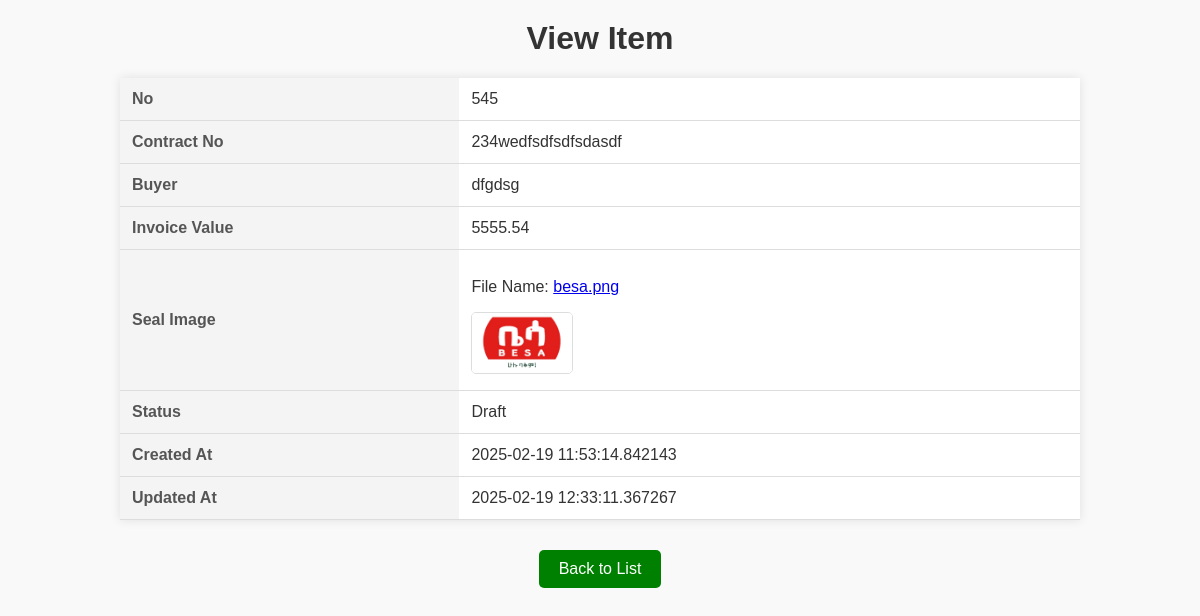
Screenshot of /view/234wedfsdfsdfsdasdf with the database file from the repository.
### app.py (models this page shows, shortened)
class FormData(db.Model):
    id = db.Column(db.Integer, primary_key=True)
    no = db.Column(db.String(100), nullable=False)
    contract_no = db.Column(db.String(100), nullable=False)
    cert_no = db.Column(db.String(100), nullable=False)
    grade = db.Column(db.String(100), nullable=False)
    buyer = db.Column(db.String(100), nullable=False)
    invoice_value = db.Column(db.Float, nullable=False)
    payment_term = db.Column(db.String(50), nullable=False)
    seal_image = db.Column(db.String(200), nullable=True)
    undertaking_image = db.Column(db.String(200), nullable=True)
    documentary_credit = db.Column(db.String(200), nullable=True)
    bags = db.Column(db.String(200), nullable=True)
    mts = db.Column(db.String(200), nullable=True)
    fcl = db.Column(db.String(200), nullable=True)
    clu_inspected_date = db.Column(db.String(200), nullable=True)
    clu_result = db.Column(db.String(200), nullable=True)
    destination = db.Column(db.String(200), nullable=True)
    permit_number = db.Column(db.String(200), nullable=True)
    lpco_number = db.Column(db.String(200), nullable=True)
    shipping_line = db.Column(db.String(200), nullable=True)
    pss_sample_date = db.Column(db.String(100), nullable=False)
    pss_sample_result_date = db.Column(db.String(100), nullable=False)
    pss_result = db.Column(db.String(50), nullable=False)
    pss_comment = db.Column(db.Text, nullable=True)
    booking_number = db.Column(db.String(100), nullable=False)
    booking_confirmation_image = db.Column(db.String(200), nullable=True)
    container_number = db.Column(db.String(100), nullable=False)
    container_image = db.Column(db.String(200), nullable=True)
    seal_number = db.Column(db.String(100), nullable=False)
    date_loaded_from_wh = db.Column(db.String(100), nullable=False)
    transitor_name = db.Column(db.String(100), nullable=False)
    transitor_operation_number = db.Column(db.String(100), nullable=False)
    insurance_company = db.Column(db.String(100), nullable=False)
    insurance_amount = db.Column(db.Float, nullable=False)
    truck_or_train_plate_number = db.Column(db.String(100), nullable=False)
    driver_phone_number = db.Column(db.String(100), nullable=False)
    djibouti_forwarder = db.Column(db.String(100), nullable=False)
    djibouti_forwarder_contact = db.Column(db.String(100), nullable=False)
    vessel_date = db.Column(db.String(100), nullable=False)
    vessel_name = db.Column(db.String(100), nullable=False)
    bill_no = db.Column(db.String(100), nullable=False)
    date_received_obl = db.Column(db.String(100), nullable=False)
    date_docs_sent_to_bank = db.Column(db.String(100), nullable=False)
    docs_awb_number = db.Column(db.String(100), nullable=False)
    date_credit_advice_received = db.Column(db.String(100), nullable=False)
    payment_status = db.Column(db.String(100), nullable=False)
    amount_settled = db.Column(db.Float, nullable=False)
    bank = db.Column(db.String(100), nullable=False)
    ecd_number = db.Column(db.String(100), nullable=False)
    status = db.Column(db.String(100), nullable=False, default='Draft')  # Status starts as Draft
    remark = db.Column(db.String(100), nullable=False)
    railway_bill_image = db.Column(db.String(200), nullable=True)
    payment_receipt_image = db.Column(db.String(200), nullable=True)
    trackway_bill_image = db.Column(db.String(200), nullable=True)
    nb_contract_image = db.Column(db.String(200), nullable=True)
    commercial_invoice_image = db.Column(db.String(200), nullable=True)
    pl_image = db.Column(db.String(200), nullable=True)
    vgm_image = db.Column(db.String(200), nullable=True)
    payment_recieptt_image = db.Column(db.String(200), nullable=True)
    created_at = db.Column(db.DateTime, default=datetime.utcnow)  # Track when form is created
    updated_at = db.Column(db.DateTime, onupdate=datetime.utcnow)  # Track when form is updated

### app.py (the view)
@app.route('/view/<contract_no>')
def view_item(contract_no):
    item = FormData.query.filter_by(contract_no=contract_no).first()
    if not item:
        flash("Item not found", "error")
        return redirect(url_for('item_list'))  # Redirect if item doesn't exist
    return render_template('view_item.html', item=item)

### templates/view_item.html (shortened to what this page needs)
<!DOCTYPE html>
<html lang="en">
<head>
</head>
<body>
    <h1>View Item</h1>
    <table>
        <tr>
            <th>No</th>
            <td>{{ item.no }}</td>
        </tr>
        <tr>
            <th>Contract No</th>
            <td>{{ item.contract_no }}</td>
        </tr>
        <tr>
            <th>Buyer</th>
            <td>{{ item.buyer }}</td>
        </tr>
        <tr>
            <th>Invoice Value</th>
            <td>{{ item.invoice_value }}</td>
        </tr>
        <tr>
            <th>Seal Image</th>
            <td>
                {% if item.seal_image %}
                    <p>File Name:
                        <a href="{{ url_for('uploaded_file', filename=item.seal_image.rsplit('/', 1)[-1]) }}" target="_blank">
                            {{ item.seal_image.rsplit('/', 1)[-1] }}
                        </a>
                    </p>
                    <img src="{{ url_for('uploaded_file', filename=item.seal_image.rsplit('/', 1)[-1]) }}" alt="Seal Image">
                {% else %}
                    <p>No file uploaded</p>
                {% endif %}
            </td>
        </tr>
        <tr>
            <th>Status</th>
            <td>{{ item.status }}</td>
        </tr>
        <tr>
            <th>Created At</th>
            <td>{{ item.created_at }}</td>
        </tr>
        <tr>
            <th>Updated At</th>
            <td>{{ item.updated_at }}</td>
        </tr>
    </table>
    <button onclick="window.location.href='{{ url_for('list_items') }}'">Back to List</button>
</body>
</html>

### templates/view_item.html (style rules this page uses)
body { font-family: Arial, sans-serif; background-color: #f9f9f9; margin: 0; padding: 0; }
h1 { text-align: center; margin-top: 20px; color: #333; }
table { width: 80%; margin: 20px auto; border-collapse: collapse; background-color: #fff; box-shadow: 0 0 10px rgba(0, 0, 0, 0.1); }
th, td { padding: 12px; text-align: left; border-bottom: 1px solid #ddd; }
th { background-color: #f4f4f4; color: #555; }
td { color: #333; }
img { max-width: 100px; border: 1px solid #ddd; border-radius: 5px; }
button { display: block; margin: 30px auto; padding: 10px 20px; background-color: green; color: white; font-size: 16px; border: none; border-radius: 5px; cursor: pointer; transition: background-color 0.3s; }

### rows the page displays
FormData: no "545", contract_no "234wedfsdfsdfsdasdf", buyer "dfgdsg", invoice_value "5555.54", seal_image "besa.png", seal_image (picture), status "Draft", created_at "2025-02-19 11:53:14.842143", updated_at "2025-02-19 12:33:11.367267"
